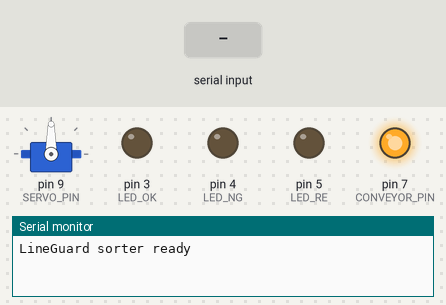
Bench run of a sketch on a simulated Arduino Uno, built with avr-gcc and run on an emulated ATmega328P. On the bench: servo, output pins drawn as LEDs (lit = HIGH), the last lines printed to the serial monitor. The test bench sets the inputs (shaded band).

Above: at 1.2 s.
1.3 s: "OK\n" received over Serial
At 1.9 s:
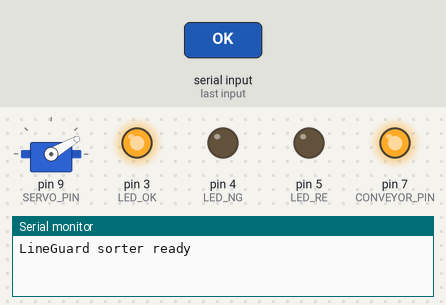
3.6 s: "NG\n" received over Serial
At 4.2 s:
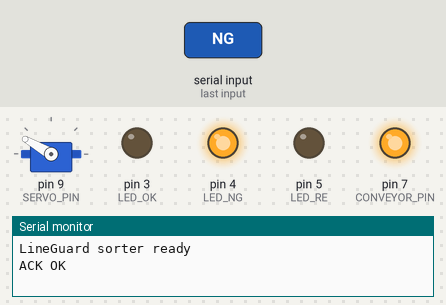
5.9 s: "RE\n" received over Serial
At 6.5 s:
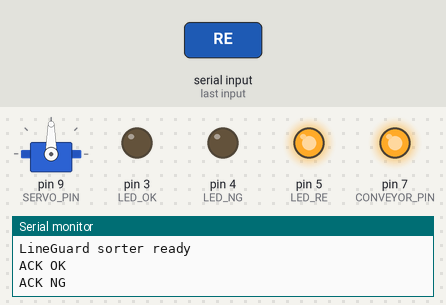
Timing chart, 0 to 8.9 s (numbered marks = the images above; inputs shaded):
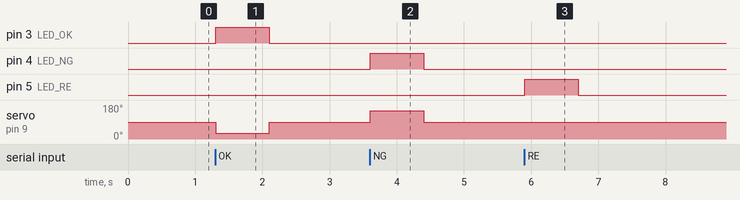

The sketch:

lineguard_sorter.ino
```cpp
/*
  라인가드(LineGuard) 분류 장치 예제 - 아두이노 UNO
  6팀 해커트리오 (부천대 전자공학과·스마트팩토리전공)

  라인가드 웹앱에서 "분류 장치 연결 (USB)"로 연결하면
  판정할 때마다 시리얼(9600bps)로 아래 신호가 들어와요.
    OK  -> 양품함 방향으로 서보 회전
    NG  -> 불량함 방향으로 서보 회전
    RE  -> 재검함 방향으로 서보 회전

  배선
    서보모터 신호선 -> D9, 전원 5V, GND
    (선택) 컨베이어 모터 릴레이 -> D7 (HIGH = 동작)
    (선택) 상태 LED: 양품 D3(초록), 불량 D4(빨강), 재검 D5(노랑)
*/
#include <Servo.h>

const int SERVO_PIN = 9;
const int CONVEYOR_PIN = 7;
const int LED_OK = 3, LED_NG = 4, LED_RE = 5;

// 함 위치에 맞게 각도를 조정하세요
const int ANGLE_OK = 30;
const int ANGLE_RE = 90;
const int ANGLE_NG = 150;
const int HOLD_MS = 800;   // 게이트를 열어 두는 시간

Servo gate;
String buf = "";

void setLeds(int ok, int ng, int re) {
  digitalWrite(LED_OK, ok); digitalWrite(LED_NG, ng); digitalWrite(LED_RE, re);
}

void sortTo(int angle, int ok, int ng, int re) {
  setLeds(ok, ng, re);
  gate.write(angle);
  delay(HOLD_MS);
  gate.write(ANGLE_RE);      // 가운데로 복귀
  setLeds(LOW, LOW, LOW);
}

void setup() {
  Serial.begin(9600);
  gate.attach(SERVO_PIN);
  gate.write(ANGLE_RE);
  pinMode(CONVEYOR_PIN, OUTPUT);
  pinMode(LED_OK, OUTPUT); pinMode(LED_NG, OUTPUT); pinMode(LED_RE, OUTPUT);
  digitalWrite(CONVEYOR_PIN, HIGH);   // 컨베이어 동작 시작
  Serial.println("LineGuard sorter ready");
}

void loop() {
  while (Serial.available()) {
    char c = Serial.read();
    if (c == '\n' || c == '\r') {
      buf.trim();
      if (buf == "OK")      sortTo(ANGLE_OK, HIGH, LOW, LOW);
      else if (buf == "NG") sortTo(ANGLE_NG, LOW, HIGH, LOW);
      else if (buf == "RE") sortTo(ANGLE_RE, LOW, LOW, HIGH);
      if (buf.length()) { Serial.print("ACK "); Serial.println(buf); }
      buf = "";
    } else if (buf.length() < 8) {
      buf += c;
    }
  }
}
```

Measured:
- after the input at 1.3 s, pin 3 (LED_OK): LOW → HIGH at once, → LOW 0.80 s later; servo on pin 9 (SERVO_PIN): 90° → 30° at once, → 90° 0.80 s later
- after the input at 3.6 s, pin 4 (LED_NG): LOW → HIGH at once, → LOW 0.80 s later; servo on pin 9 (SERVO_PIN): 90° → 150° at once, → 90° 0.80 s later
- after the input at 5.9 s, pin 5 (LED_RE): LOW → HIGH at once, → LOW 0.80 s later
